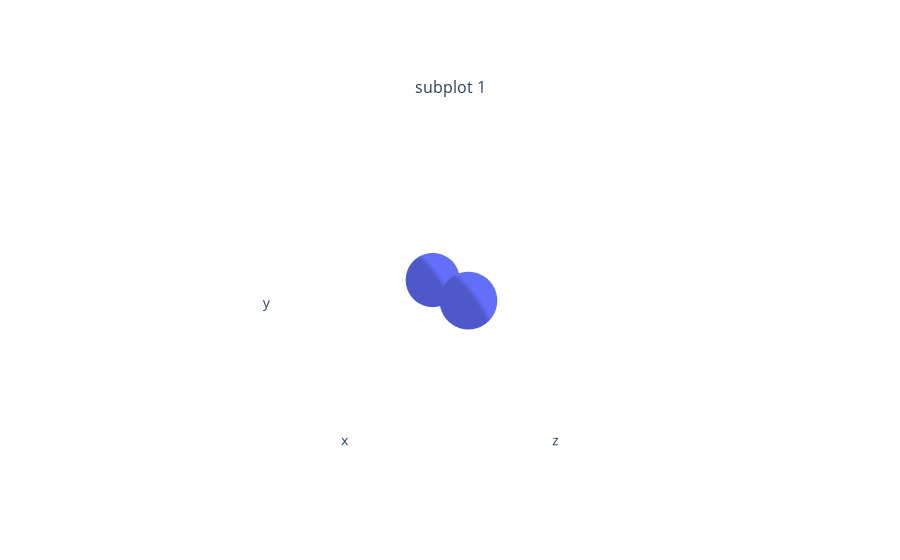

The notebook cell saved with this chart:
### Code cell
def plot_pointcloud(mesh, title=""):
    # Sample points uniformly from the surface of the mesh.
    points = sample_points_from_meshes(mesh, 5000)
    x, y, z = points.clone().detach().cpu().squeeze().unbind(1)    
    fig = plt.figure(figsize=(5, 5))
    ax = fig.add_subplot(111, projection='3d')
    ax.scatter3D(x, z, -y)
    ax.set_xlabel('x')
    ax.set_ylabel('z')
    ax.set_zlabel('y')
    ax.set_title(title)
    ax.view_init(220, 30)
    ax.axis('equal')
    plt.show()

plot_pointcloud(trg_mesh, "Target mesh")
plot_batch_individually(trg_mesh)

### Figure 1 — Plotly figure (JSON) as saved in the notebook; plotly's stock layout.template omitted (floating-point values rounded to 4 significant figures; data arrays with more than 128 entries replaced by an {"elided": "..."} marker saying what was removed)
{"data": [{"i": {"elided": "10240 int values"}, "j": {"elided": "10240 int values"}, "k": {"elided": "10240 int values"}, "lighting": {"ambient": 0.8, "diffuse": 1, "facenormalsepsilon": 1e-06, "fresnel": 0, "roughness": 0.5, "specular": 0, "vertexnormalsepsilon": 1e-12}, "name": "trace1-1", "scene": "scene", "type": "mesh3d", "x": {"elided": "5124 float values"}, "y": {"elided": "5124 float values"}, "z": {"elided": "5124 float values"}}], "layout": {"annotations": [{"font": {"size": 16}, "showarrow": false, "text": "subplot 1", "x": 0.5, "xanchor": "center", "xref": "paper", "y": 1, "yanchor": "bottom", "yref": "paper"}], "scene": {"aspectmode": "cube", "camera": {"up": {"x": 0, "y": 1, "z": 0}}, "domain": {"x": [0, 1], "y": [0, 1]}, "xaxis": {"backgroundcolor": "#fff", "range": [-7.6, 7.6], "showaxeslabels": false, "showgrid": false, "showline": false, "showticklabels": false, "ticks": "", "zeroline": false}, "yaxis": {"backgroundcolor": "#fff", "range": [-7.6, 7.6], "showaxeslabels": false, "showgrid": false, "showline": false, "showticklabels": false, "ticks": "", "zeroline": false}, "zaxis": {"backgroundcolor": "#fff", "range": [-7.6, 7.6], "showaxeslabels": false, "showgrid": false, "showline": false, "showticklabels": false, "ticks": "", "zeroline": false}}}}
